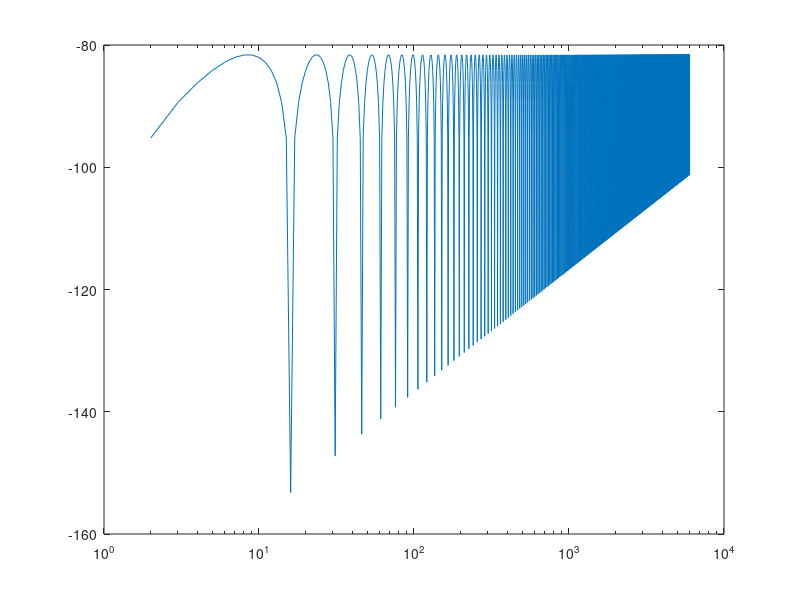

This chart was generated by the following MATLAB code:
clc;
clear;

load result22


%figure(2)
%semilogx(20*log10(abs((1/N1)*S1(1:0.5*fsample))))
%hold on
%semilogx(20*log10(abs((1/N2)*S2(1:0.5*fsample))),'r')



semilogx(20*log10(abs((1/12000)*a1(1:0.5*12000))))